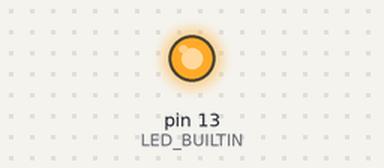
This sketch was run on a simulated Arduino Uno, built with avr-gcc and run on an emulated ATmega328P. Shown: output pins drawn as LEDs (lit = HIGH).

Above: at 0.8 s.
At 16.3 s:
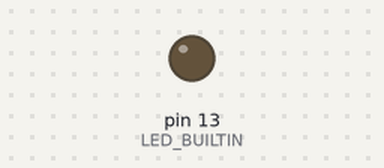
Timing chart, 0 to 22.8 s (numbered marks = the images above):
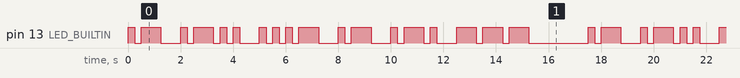

The sketch:

FunctionalProgramming2.ino
```cpp
int dotDuration = 250;
void setup() {
  // put your setup code here, to run once:
pinMode(13, OUTPUT);
}

void loop() {
  // put your main code here, to run repeatedly:
morseA();
morseL();
morseV();
morseA();
morseR();
morseO();
delay(dotDuration*2);
}
void morseDot() {
     digitalWrite(LED_BUILTIN,HIGH);
     delay(dotDuration);
     digitalWrite(LED_BUILTIN,LOW);
     delay(dotDuration);
}

void morseDash() {
     digitalWrite(LED_BUILTIN,HIGH);
     delay(dotDuration*3);
     digitalWrite(LED_BUILTIN,LOW);
     delay(dotDuration);
}

void morseA() {
//morseA
    morseDot();
    morseDash();
    delay(2*dotDuration);
}
void morseL() {
  //morseL
    morseDot();
    morseDash();
    morseDot();
    morseDot();
    delay(2*dotDuration);
}
void morseV() {
  //morseV
    morseDot();
    morseDot();
    morseDot();
    morseDash();
    delay(2*dotDuration);
}
void morseR() {
  //morseR
    morseDot();
    morseDash();
    morseDot();
    delay(2*dotDuration);
}
void morseO() {
    morseDash();
    morseDash();
    morseDash();
    delay(6*dotDuration);
}
```

Measured:
- by itself, pin 13 (LED_BUILTIN): moves between LOW and HIGH, repeating every 17.5 s
- by itself, everything shown: repeats every 17.5 s, in 36 steps
